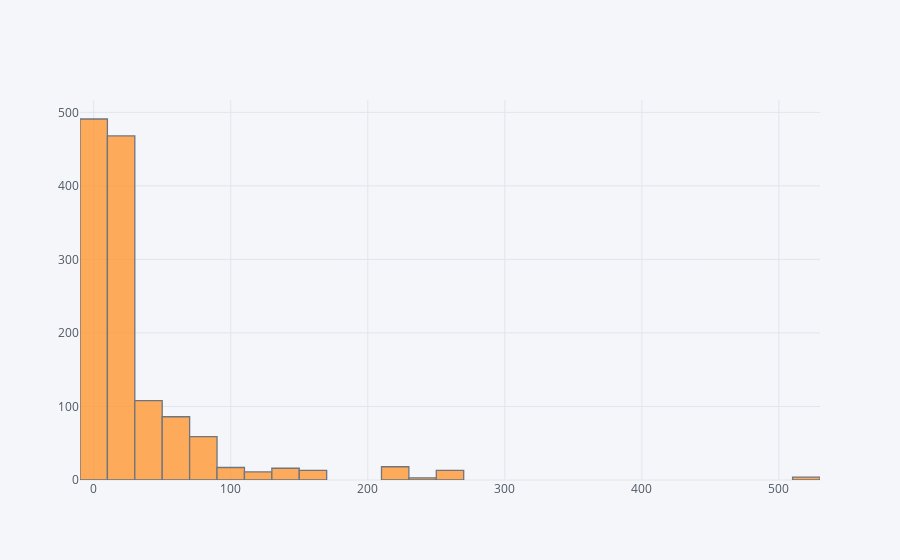

The notebook cell saved with this chart:
### Code cell
dff.Fare.iplot(kind='hist',bins=50)

### Figure 1 — Plotly figure (JSON) as saved in the notebook; plotly's stock layout.template omitted (floating-point values rounded to 4 significant figures; data arrays with more than 128 entries replaced by an {"elided": "..."} marker saying what was removed)
{"data": [{"histfunc": "count", "histnorm": "", "marker": {"color": "rgba(255, 153, 51, 1.0)", "line": {"color": "#4D5663", "width": 1.3}}, "name": "Fare", "nbinsx": 50, "opacity": 0.8, "orientation": "v", "type": "histogram", "uid": "d07e72fc-5a64-4014-98b2-f1f8e507e63a", "x": {"elided": "1307 float values"}}], "layout": {"barmode": "overlay", "legend": {"bgcolor": "#F5F6F9", "font": {"color": "#4D5663"}}, "paper_bgcolor": "#F5F6F9", "plot_bgcolor": "#F5F6F9", "title": {"font": {"color": "#4D5663"}}, "xaxis": {"gridcolor": "#E1E5ED", "showgrid": true, "tickfont": {"color": "#4D5663"}, "title": {"font": {"color": "#4D5663"}, "text": ""}, "zerolinecolor": "#E1E5ED"}, "yaxis": {"gridcolor": "#E1E5ED", "showgrid": true, "tickfont": {"color": "#4D5663"}, "title": {"font": {"color": "#4D5663"}, "text": ""}, "zerolinecolor": "#E1E5ED"}}}
